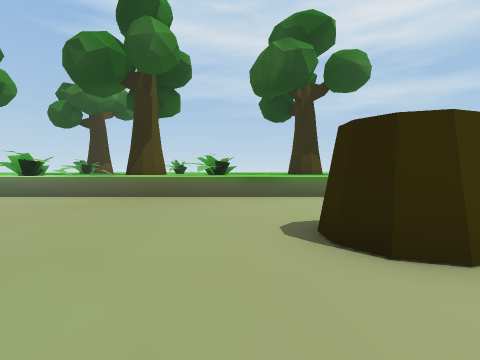
View 1 (above)

24 first-person views from a walk through a scene from a Unity 3-D project. The camera is 1.5 m above the floor, tilts 2° down and sees 85° across. The floor is counted in squares, 2 m on a side. Each view is taken from the middle of a square. On the plan, view 1 faces up. The plan holds only what a view shows up to about 9 squares ahead; the rest is blank. The place goes on beyond the plan.

View 2
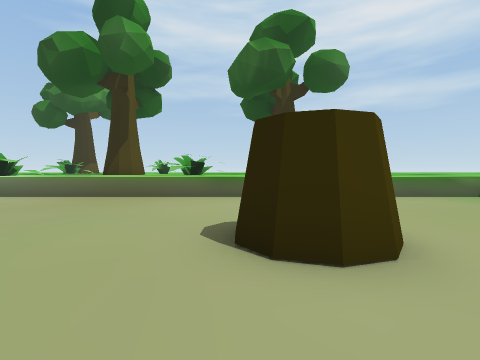

View 3
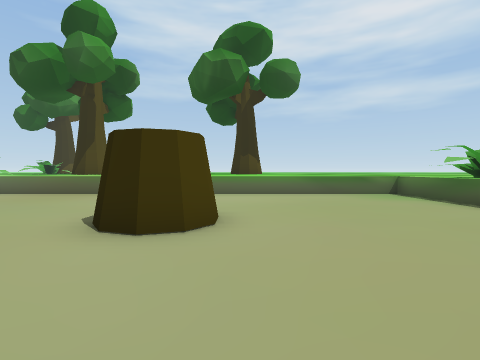

View 4
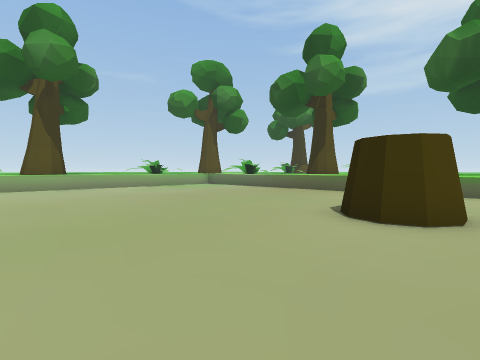

View 5
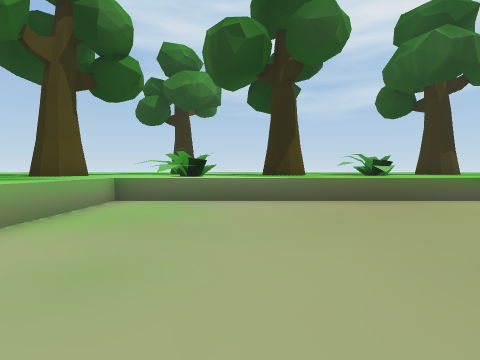

View 6
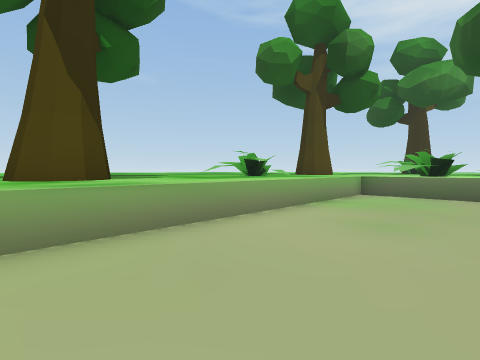

View 7
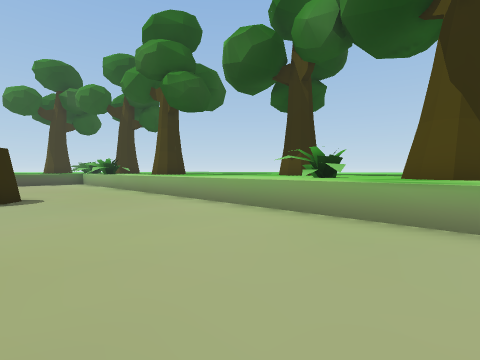

View 8
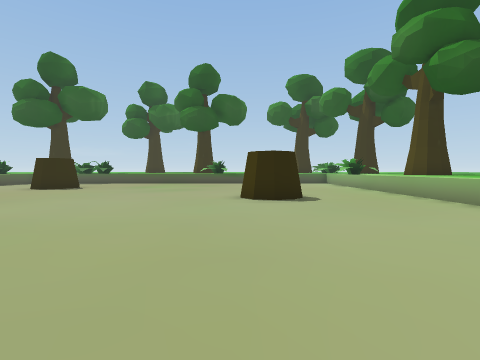

View 9
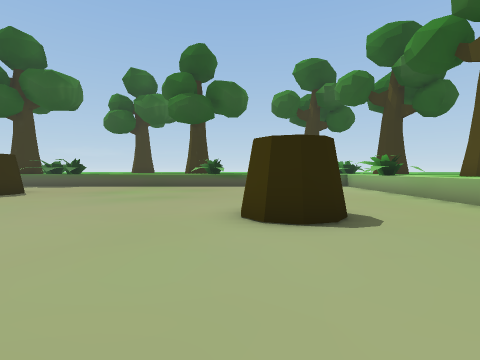

View 10
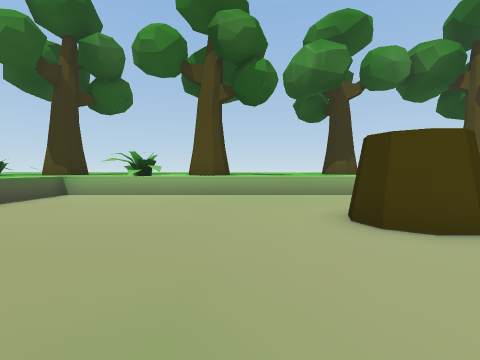

View 11
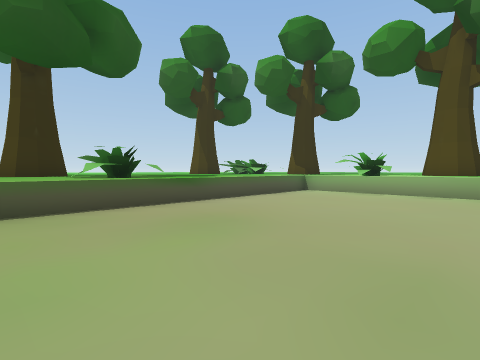

View 12
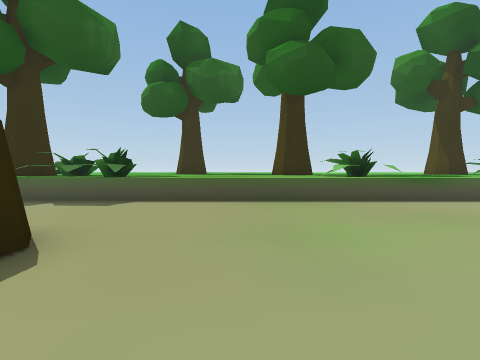

View 13
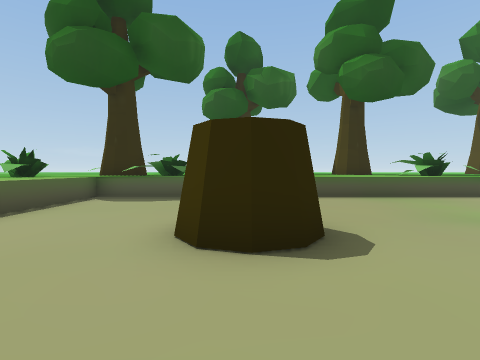

View 14
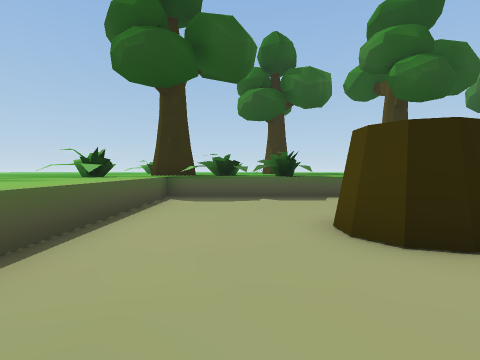

View 15
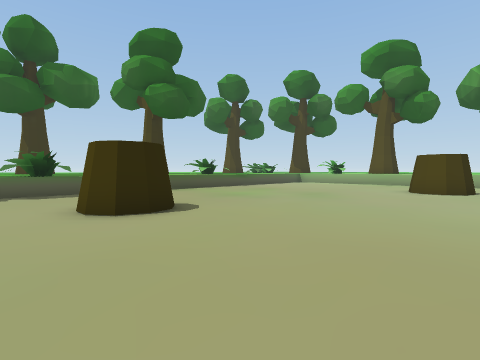

View 16
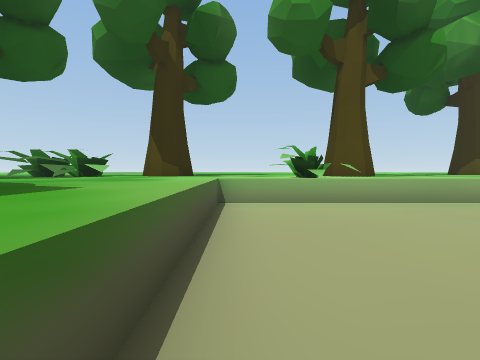

View 17
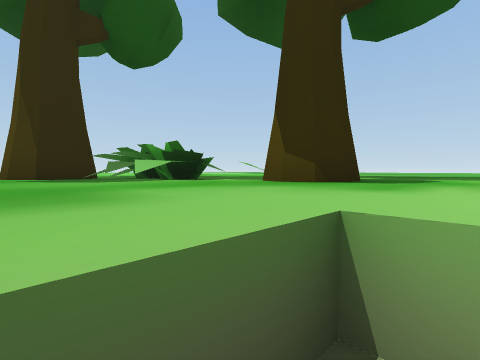

View 18
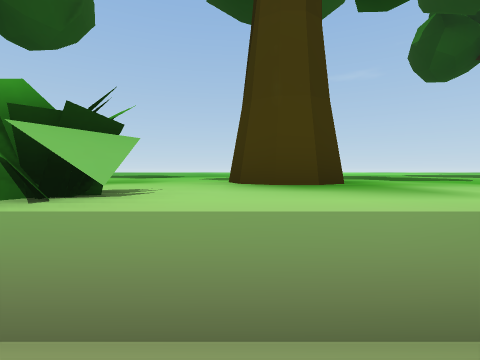

View 19
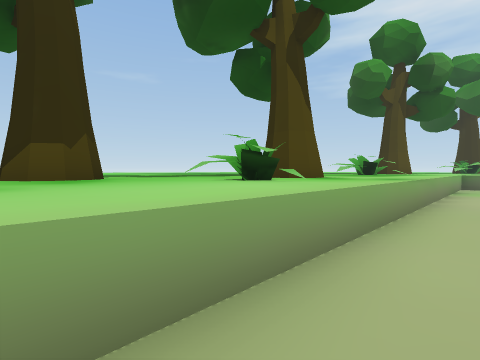

View 20
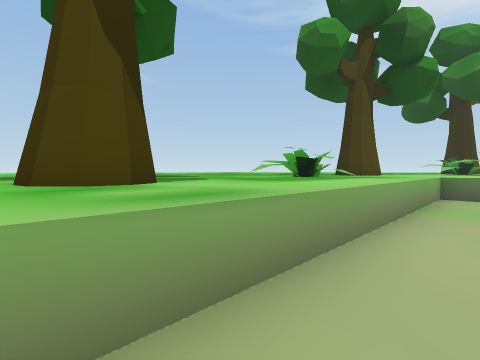

View 21
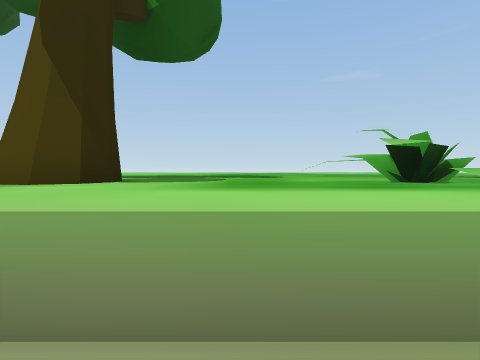

View 22
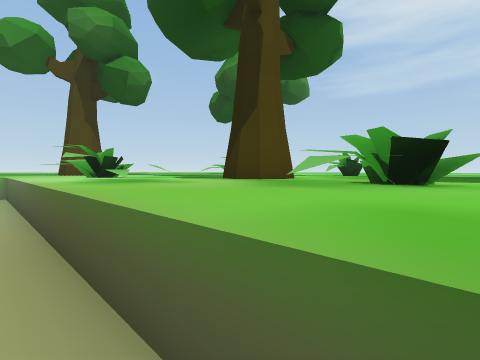

View 23
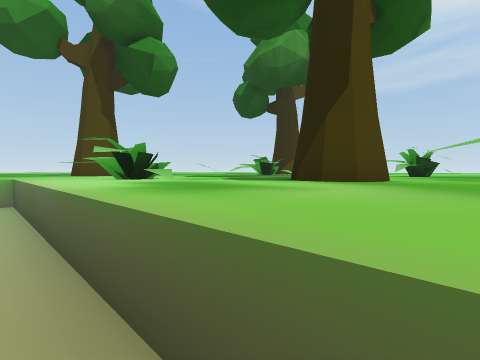

View 24
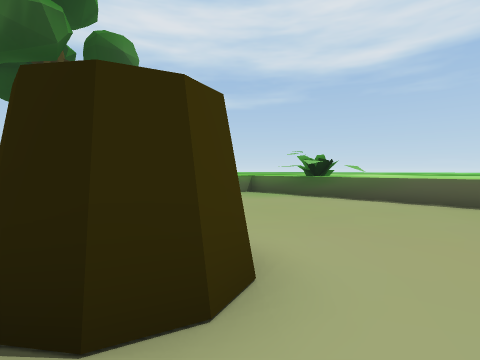

### Floor plan
Key: @ floor where view 1 was taken; # wall or solid block; . floor; = window, fence, low wall or low ledge; ^ raised ledge; T tree.
Columns run from 11 left of view 1 to 11 right of it. Each row starts with its distance up from view 1.
 10 T ^^^^^^^^^#
  9 ^^^##^^^^^^^^^
  8 ^^^^^^^^^^^^^^^^^^^^
  7 ^^^.................^^
  6 ^^^................=#
  5 #^^.................#
  4 ^^^.................^^
  3 ^^^.........##......^
  2 ^^^.................^^
  1 ^^^.................^
  0 T^^........@....
 -1 ^^^............
 -2 #^^............
 -3 ^^^........
 -4 ^^^.........
 -5 ^^^..........
 -6 ^^^...............
 -7  ^^...#...........
 -8 ^^^...#...........
 -9 ^^^................
-10 ^^^.................^
-11 T^^............#....^
-12 T^^............#....^^
-13 ^##.................^^^
-14 ^^=.................^^^
-15 ^^^.................^#^
-16 ^^^^^^^^^^^^^^^##^^^^#^
-17 ^^^^^^^^##^^^^^####^
-18 T^^^^^ ^ ^^      ##T

Where each view was taken, in squares from view 1:
view 1: 0 up, 0 right, facing up
view 2: 0 up, 1 right, facing up
view 3: 1 down, 3 right, facing up
view 4: 2 down, 3 right, facing up-left
view 5: 1 up, 6 left, facing up
view 6: 1 down, 6 left, facing up-left
view 7: 1 up, 5 left, facing down-left
view 8: 0 up, 4 left, facing down
view 9: 3 down, 4 left, facing down
view 10: 10 down, 1 left, facing left
view 11: 10 down, 0 right, facing down-left
view 12: 9 down, 1 right, facing down
view 13: 8 down, 4 right, facing down
view 14: 8 down, 6 right, facing down
view 15: 6 down, 6 right, facing down-left
view 16: 15 down, 3 left, facing left
view 17: 15 down, 8 left, facing down-left
view 18: 12 down, 8 left, facing left
view 19: 6 down, 8 left, facing up-left
view 20: 1 down, 8 left, facing up-left
view 21: 3 up, 8 left, facing left
view 22: 7 up, 0 right, facing up-left
view 23: 7 up, 2 left, facing up-left
view 24: 1 up, 1 right, facing up-right
